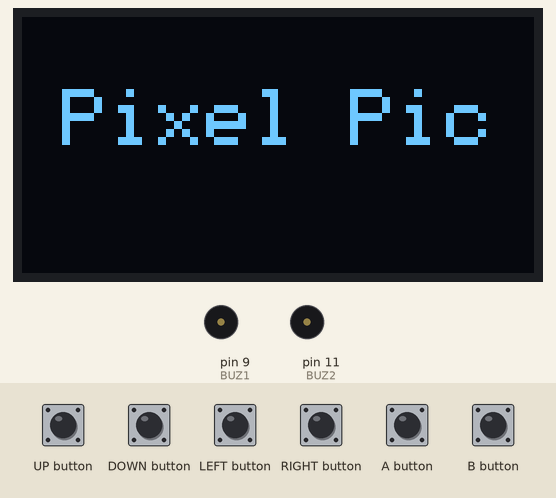
Bench run of a sketch on a simulated Arduboy, built with avr-gcc and run on an emulated ATmega32U4. On the bench: 128×64 one-colour display, buzzer (waves = sounding, pin HIGH). The test bench sets the inputs (shaded band).

Above: at 4.4 s.
4.5 s: UP button pulsed LOW 5 times (0.12 s each, 0.3 s apart)
At 6.9 s:
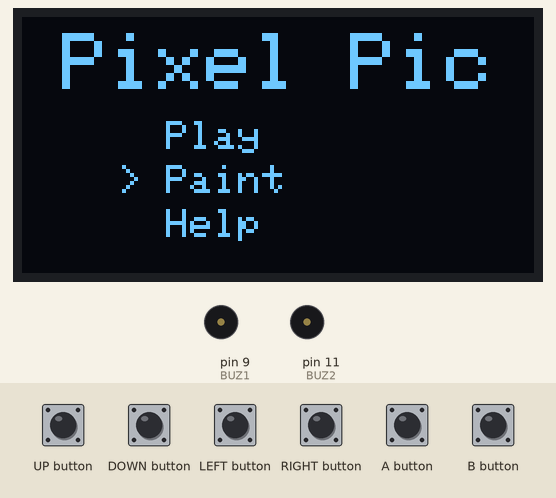
7.5 s: A button pressed for 0.15 s
At 8.3 s:
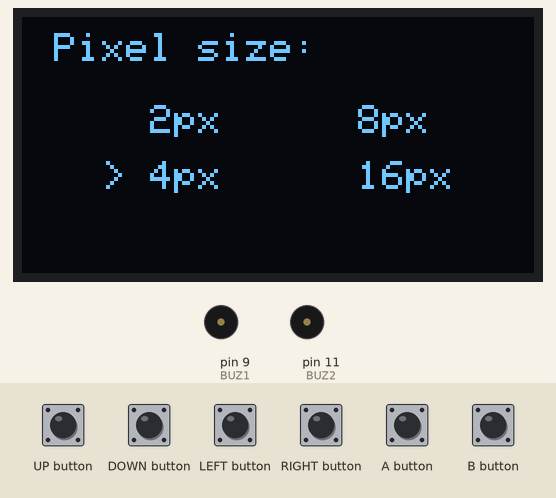
9.1 s: UP button pressed for 0.15 s
At 9.6 s:
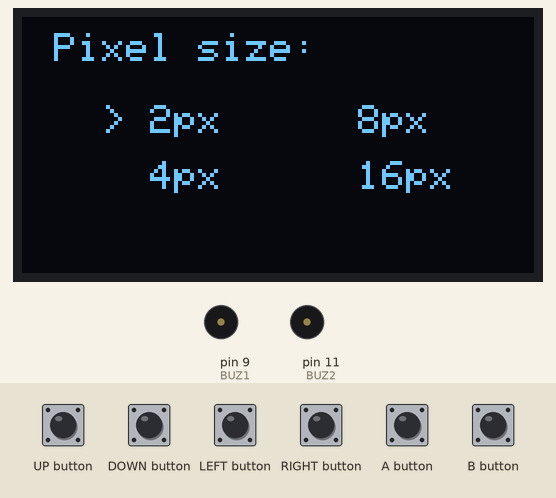
10.7 s: LEFT button pressed for 0.15 s
At 11.9 s:
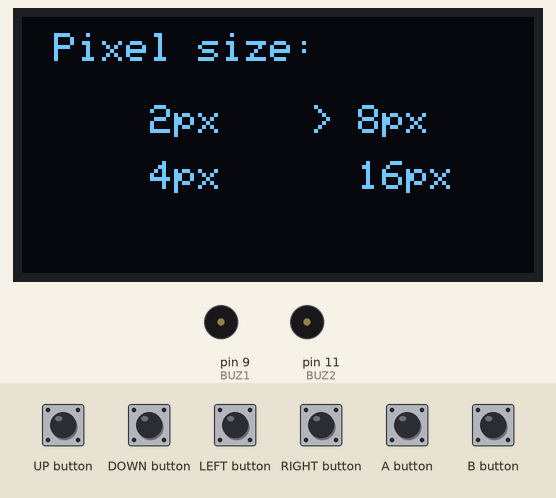
12.3 s: DOWN button pressed for 0.15 s
At 13.2 s:
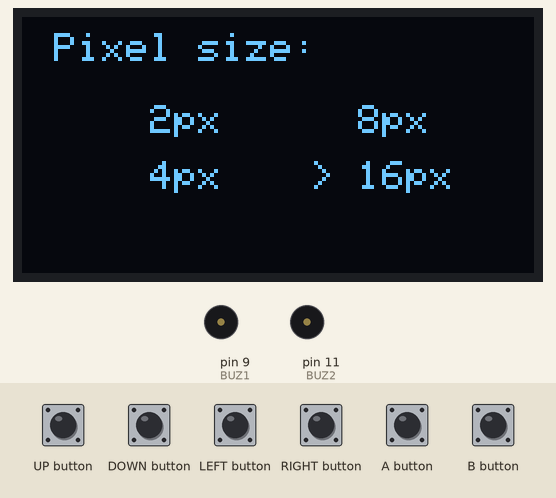
13.9 s: A button pressed for 1 s
At 14.6 s:
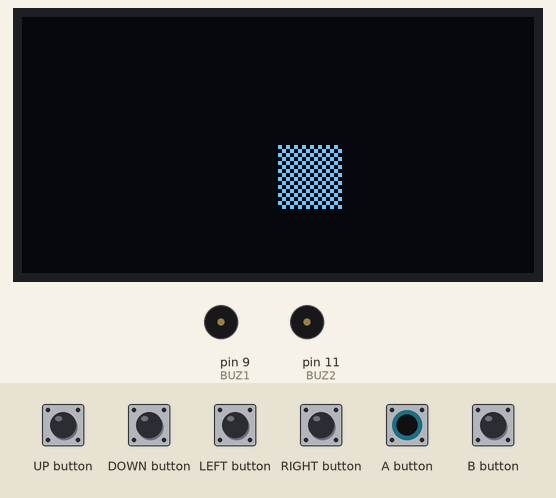
Timing chart, 0 to 16.5 s (numbered marks = the images above; inputs shaded):
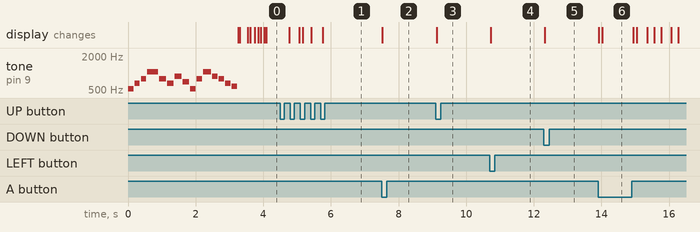

Measured:
- after the input at 7.5 s, the display: changes at once (image 2)
- after the input at 9.1 s, the display: changes at once (image 3)
- after the input at 10.7 s, the display: changes at once (image 4)
- after the input at 12.3 s, the display: changes at once (image 5)
- after the input at 13.9 s, the display: first changes at once (image 6 shows a later state)

The sketch:

Pixelpic.ino
```cpp
#include <Arduboy2.h>

// ===== состояние экрана (сцены) — объявлено ДО всего, как в оригинале =====
enum Screen { SPLASH_INTRO, SPLASH, MENU, SOON, SIZE_SELECT, HELP, PAINT, SPLASH_EXIT, MENU_EXIT };
Screen screen = SPLASH_INTRO;
bool navLock = false;
void goScreen(Screen s) { screen = s; navLock = true; }
#define NAV(b) (arduboy.justPressed(b) && !navLock)

Arduboy2 arduboy;
// ЗВУК: пассивный бузер D9<->D11 (без GND). tone() на D9, D11=LOW как return-путь.
#define BUZ1 9
#define BUZ2 11
void beep(uint16_t f, uint16_t ms) { tone(BUZ1, f); delay(ms); noTone(BUZ1); }
// Стартовая мелодия: бодрый мотив (ноты C5..C6, длительности мс)
void startupMelody() {
  // C5 E5 G5 C6 | G5 E5 | A5 F5 | C5 G5 C5 - (арпеджио + финал)
  const uint16_t notes[] = {
    523, 659, 784, 1047,
    784, 659,
    880, 698,
    523, 784, 1047, 880, 784, 659, 587, 523
  };
  const uint16_t durs[] = {
    160, 160, 160, 320,
    200, 200,
    200, 200,
    160, 160, 240, 160, 160, 160, 160, 480
  };
  for (uint8_t i = 0; i < 15; i++) { beep(notes[i], durs[i]); delay(30); }
}

// ===== геометрия интерфейса (константы вместо магии) =====
const int LOGO_X = 10;
const int LOGO_SPLASH_Y = 18;
const int LOGO_MENU_Y   = 4;
const int ROW_H = 11;
const int HELP_TOP = 11;
const int HELP_BOT = 52;
const int HELP_VISIBLE = 4;

uint8_t cell = 4;
uint8_t gw, gh;
uint8_t grid[256];
uint16_t dirtyCount = 0;

uint8_t menuSel = 0;
uint8_t sizeOpts[4] = {2, 4, 8, 16};
uint8_t sizeSel = 1;
const uint8_t HELP_LINES = 7;
const char* helpLines[HELP_LINES] = {
  "Arrows: move", "A: draw/erase", "A hold: drag", "B tap: undo",
  "B hold: clear", "", "A+B hold: exit",
};
int helpOff = 0;
const int HELP_MIN = 0;
const int HELP_MAX = (HELP_LINES - 1) * ROW_H - HELP_VISIBLE * ROW_H;

unsigned long transStart = 0;
const unsigned long TRANS_MS = 350;
int transShift = 0;
unsigned long introStart = 0;
const unsigned long INTRO_MS = 1500;

const uint16_t HIST_MAX = 32;
uint16_t history[HIST_MAX];
uint16_t histHead = 0;

int16_t cx, cy, prevCx, prevCy;
unsigned long lastMove = 0;
const unsigned long REPEAT = 180;
unsigned long bPressStart = 0;
bool bHandled = false;
unsigned long abStart = 0;

bool getCell(uint8_t gx, uint8_t gy) {
  uint16_t i = gx + (uint16_t)gy * gw;
  return (grid[i >> 3] >> (i & 7)) & 1;
}
void setCell(uint8_t gx, uint8_t gy, bool v) {
  uint16_t i = gx + (uint16_t)gy * gw;
  bool old = (grid[i >> 3] >> (i & 7)) & 1;
  if (v == old) return;
  if (v) { grid[i >> 3] |= (1 << (i & 7)); dirtyCount++; }
  else   { grid[i >> 3] &= ~(1 << (i & 7)); dirtyCount--; }
}
void pushChange(uint8_t gx, uint8_t gy, bool oldVal) {
  if (histHead >= HIST_MAX) return;
  uint16_t idx = gx + (uint16_t)gy * gw;
  history[histHead++] = (idx << 1) | (oldVal ? 1 : 0);
}
bool isCanvasEmpty() { return dirtyCount == 0; }
void clearGrid() {
  for (uint16_t i = 0; i < sizeof(grid); i++) grid[i] = 0;
  dirtyCount = 0;
}
void drawRegion(int16_t x, int16_t y, int16_t w, int16_t h) {
  for (int16_t py = y; py < y + h; py++) {
    if (py < 0 || py > 63) continue;
    for (int16_t px = x; px < x + w; px++) {
      if (px < 0 || px > 127) continue;
      uint8_t gx = px / cell, gy = py / cell;
      arduboy.drawPixel(px, py, getCell(gx, gy) ? WHITE : BLACK);
    }
  }
}
void drawLogo(int y) {
  arduboy.setTextSize(2);
  arduboy.setCursor(LOGO_X, y);
  arduboy.print(F("Pixel Pic"));
}
void drawMenuItems() {
  arduboy.setTextSize(1);
  const char* items[3] = {"Play", "Paint", "Help"};
  for (uint8_t i = 0; i < 3; i++) {
    arduboy.setCursor(24, 26 + i * ROW_H);
    if (i == menuSel) arduboy.print(F("> ")); else arduboy.print(F("  "));
    arduboy.print(items[i]);
  }
}
void drawPressAnyKey() {
  arduboy.setTextSize(1);
  if ((millis() / 400) & 1) {
    arduboy.setCursor(22, 44);
    arduboy.print(F("press any key"));
  }
}
void enterPaint() {
  cell = sizeOpts[sizeSel];
  gw = 128 / cell;
  gh = 64 / cell;
  clearGrid();
  histHead = 0;
  cx = (gw / 2) * cell;
  cy = (gh / 2) * cell;
  prevCx = cx; prevCy = cy;
  lastMove = millis();
  abStart = 0;
  arduboy.clear();
  goScreen(PAINT);
}

void setup() {
  pinMode(BUZ1, OUTPUT);
  pinMode(BUZ2, OUTPUT);
  digitalWrite(BUZ1, LOW);
  digitalWrite(BUZ2, LOW);
  arduboy.boot();
  arduboy.display();
  arduboy.bootLogo();
  startupMelody();          // стартовая мелодия при загрузке
  arduboy.setFrameRate(60);
  introStart = millis();
}

void loop() {
  if (!arduboy.nextFrame()) { return; }
  arduboy.pollButtons();
  if (arduboy.buttonsState() == 0) navLock = false;

  switch (screen) {
    case SPLASH_INTRO: {
      unsigned long t = millis() - introStart;
      if (t >= INTRO_MS) { goScreen(SPLASH); break; }
      unsigned long period = 300 - (t * 180) / INTRO_MS;
      unsigned long onDur  = 40  + (t * 220) / INTRO_MS;
      bool show = (t % period) < onDur;
      arduboy.clear();
      if (show) drawLogo(LOGO_SPLASH_Y);
      break;
    }
    case SPLASH: {
      if (NAV(UP_BUTTON) || NAV(DOWN_BUTTON) || NAV(LEFT_BUTTON) ||
          NAV(RIGHT_BUTTON) || NAV(A_BUTTON) || NAV(B_BUTTON)) {
        transStart = millis(); transShift = 0; menuSel = 0;
        screen = SPLASH_EXIT; navLock = true;
      }
      break;
    }
    case SPLASH_EXIT: {
      unsigned long t = millis() - transStart;
      if (t >= TRANS_MS) { goScreen(MENU); break; }
      transShift = (t * (LOGO_SPLASH_Y - LOGO_MENU_Y)) / TRANS_MS;
      if (transShift > (LOGO_SPLASH_Y - LOGO_MENU_Y)) transShift = (LOGO_SPLASH_Y - LOGO_MENU_Y);
      break;
    }
    case MENU: {
      if (arduboy.justPressed(UP_BUTTON))   menuSel = (menuSel + 2) % 3;
      if (arduboy.justPressed(DOWN_BUTTON)) menuSel = (menuSel + 1) % 3;
      if (NAV(A_BUTTON)) {
        if (menuSel == 1) { goScreen(SIZE_SELECT); sizeSel = 1; }
        else if (menuSel == 2) { goScreen(HELP); helpOff = 0; }
        else { goScreen(SOON); }
      } else if (NAV(B_BUTTON)) {
        transStart = millis(); transShift = 0;
        screen = MENU_EXIT; navLock = true;
      }
      break;
    }
    case MENU_EXIT: {
      unsigned long t = millis() - transStart;
      if (t >= TRANS_MS) { goScreen(SPLASH); break; }
      transShift = (t * (LOGO_SPLASH_Y - LOGO_MENU_Y)) / TRANS_MS;
      if (transShift > (LOGO_SPLASH_Y - LOGO_MENU_Y)) transShift = (LOGO_SPLASH_Y - LOGO_MENU_Y);
      break;
    }
    case SOON: {
      if (NAV(UP_BUTTON) || NAV(DOWN_BUTTON) || NAV(LEFT_BUTTON) ||
          NAV(RIGHT_BUTTON) || NAV(A_BUTTON) || NAV(B_BUTTON)) { goScreen(MENU); }
      break;
    }
    case SIZE_SELECT: {
      if (arduboy.justPressed(UP_BUTTON))   sizeSel = (sizeSel + 3) % 4;
      if (arduboy.justPressed(DOWN_BUTTON)) sizeSel = (sizeSel + 1) % 4;
      if (arduboy.justPressed(LEFT_BUTTON)) sizeSel = (sizeSel + 2) % 4;
      if (arduboy.justPressed(RIGHT_BUTTON)) sizeSel = (sizeSel + 2) % 4;
      if (NAV(B_BUTTON)) { goScreen(MENU); }
      else if (NAV(A_BUTTON)) { enterPaint(); }
      break;
    }
    case HELP: {
      if (arduboy.justPressed(UP_BUTTON))   helpOff -= ROW_H;
      if (arduboy.justPressed(DOWN_BUTTON)) helpOff += ROW_H;
      if (helpOff < HELP_MIN) helpOff = HELP_MIN;
      if (helpOff > HELP_MAX) helpOff = HELP_MAX;
      if (NAV(B_BUTTON)) { goScreen(MENU); }
      else if (NAV(A_BUTTON)) { enterPaint(); }
      break;
    }
    case PAINT: {
      bool ab = arduboy.pressed(A_BUTTON) && arduboy.pressed(B_BUTTON);
      if (ab) {
        if (abStart == 0) abStart = millis();
        if (millis() - abStart >= 500) { goScreen(MENU); menuSel = 0; break; }
      } else { abStart = 0; }
      if (!ab) {
        bool up = arduboy.pressed(UP_BUTTON), down = arduboy.pressed(DOWN_BUTTON),
             left = arduboy.pressed(LEFT_BUTTON), right = arduboy.pressed(RIGHT_BUTTON);
        bool dirJust = arduboy.justPressed(UP_BUTTON) || arduboy.justPressed(DOWN_BUTTON) ||
                       arduboy.justPressed(LEFT_BUTTON) || arduboy.justPressed(RIGHT_BUTTON);
        if ((up || down || left || right) && (dirJust || millis() - lastMove >= REPEAT)) {
          if (left)  cx -= cell;
          if (right) cx += cell;
          if (up)    cy -= cell;
          if (down)  cy += cell;
          if (cx < 0) cx = 0;
          if (cx > 128 - cell) cx = 128 - cell;
          if (cy < 0) cy = 0;
          if (cy > 64 - cell) cy = 64 - cell;
          lastMove = millis();
        }
        if (!navLock) {
          static bool aTarget = true;
          if (arduboy.justPressed(A_BUTTON)) {
            uint8_t gx = cx / cell, gy = cy / cell;
            bool old = getCell(gx, gy);
            aTarget = !old;
            if (aTarget != old) { setCell(gx, gy, aTarget); pushChange(gx, gy, old); }
          }
          if (arduboy.pressed(A_BUTTON)) {
            uint8_t gx = cx / cell, gy = cy / cell;
            bool old = getCell(gx, gy);
            if (aTarget != old) { setCell(gx, gy, aTarget); pushChange(gx, gy, old); }
          }
        }
        if (arduboy.justPressed(B_BUTTON)) { bPressStart = millis(); bHandled = false; }
        if (arduboy.pressed(B_BUTTON) && !bHandled) {
          if (millis() - bPressStart >= 500) { clearGrid(); histHead = 0; arduboy.clear(); bHandled = true; }
        }
        if (arduboy.justReleased(B_BUTTON) && !bHandled) {
          if (isCanvasEmpty()) { goScreen(MENU); break; }
          if (histHead > 0) {
            uint16_t rec = history[--histHead];
            bool oldVal = rec & 1;
            uint16_t idx = rec >> 1;
            uint8_t gx = idx % gw, gy = idx / gw;
            setCell(gx, gy, oldVal);
            drawRegion(gx * cell, gy * cell, cell, cell);
          }
          bHandled = true;
        }
      }
      drawRegion(prevCx - cell, prevCy - cell, cell * 3, cell * 3);
      uint8_t phase = 0;
      if (millis() - lastMove >= 1000) phase = (millis() / 250) & 1;
      for (uint8_t i = 0; i < cell; i++)
        for (uint8_t j = 0; j < cell; j++) {
          bool on = (((i + j + phase) & 1) == 1);
          arduboy.drawPixel(cx + i, cy + j, on ? BLACK : WHITE);
        }
      prevCx = cx; prevCy = cy;
      break;
    }
  }

  if (screen == SPLASH || screen == SPLASH_EXIT) {
    arduboy.clear();
    bool anim = (screen == SPLASH_EXIT);
    int logoY = anim ? (LOGO_SPLASH_Y - transShift) : LOGO_SPLASH_Y;
    if (logoY < LOGO_MENU_Y) logoY = LOGO_MENU_Y;
    drawLogo(logoY);
    if (!anim) drawPressAnyKey();
    else if (transShift >= (LOGO_SPLASH_Y - LOGO_MENU_Y)) drawMenuItems();
  } else if (screen == MENU || screen == MENU_EXIT) {
    bool anim = (screen == MENU_EXIT);
    int logoY = anim ? (LOGO_MENU_Y + transShift) : LOGO_MENU_Y;
    if (logoY > LOGO_SPLASH_Y) logoY = LOGO_SPLASH_Y;
    arduboy.clear();
    drawLogo(logoY);
    if (!anim) drawMenuItems();
    else if (transShift >= (LOGO_SPLASH_Y - LOGO_MENU_Y)) drawPressAnyKey();
  } else if (screen == SOON) {
    arduboy.clear();
    arduboy.setTextSize(1);
    arduboy.setCursor(32, 26);
    arduboy.print(F("Coming soon"));
  } else if (screen == SIZE_SELECT) {
    arduboy.clear();
    arduboy.setTextSize(1);
    arduboy.setCursor(8, 4);
    arduboy.print(F("Pixel size:"));
    const uint8_t colX[2] = {20, 72};
    for (uint8_t i = 0; i < 4; i++) {
      uint8_t col = i / 2, row = i % 2;
      int16_t x = colX[col], y = 22 + row * 14;
      arduboy.setCursor(x, y);
      if (i == sizeSel) arduboy.print(F("> ")); else arduboy.print(F("  "));
      arduboy.print(sizeOpts[i]);
      arduboy.print(F("px"));
    }
  } else if (screen == HELP) {
    arduboy.clear();
    arduboy.setTextSize(1);
    arduboy.setCursor(8, 2);
    arduboy.print(F("Help: Paint Mode"));
    uint8_t startIdx = helpOff / ROW_H;
    for (uint8_t r = 0; r < HELP_VISIBLE; r++) {
      uint8_t i = startIdx + r;
      if (i >= HELP_LINES) break;
      arduboy.setCursor(8, HELP_TOP + r * ROW_H);
      arduboy.print(helpLines[i]);
    }
  }

  arduboy.display();
}
```
